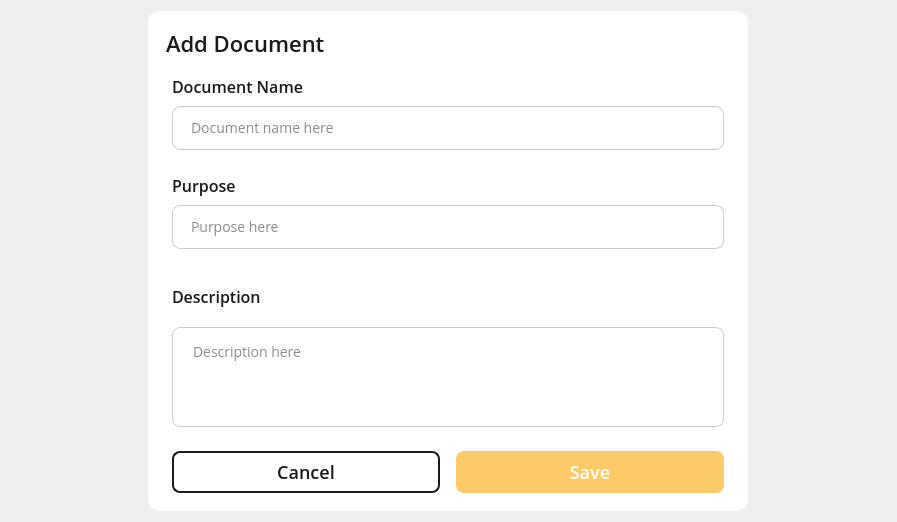
<?xml version="1.0" encoding="UTF-8"?>
<ui version="4.0">
 <class>AddDocumentDialog</class>
 <widget class="QDialog" name="AddDocumentDialog">
  <property name="geometry">
   <rect>
    <x>0</x>
    <y>0</y>
    <width>897</width>
    <height>518</height>
   </rect>
  </property>
  <property name="windowTitle">
   <string>Dialog</string>
  </property>
  <layout class="QHBoxLayout" name="horizontalLayout_3">
   <item>
    <widget class="QWidget" name="dialogContainer" native="true">
     <property name="sizePolicy">
      <sizepolicy hsizetype="Fixed" vsizetype="Fixed">
       <horstretch>0</horstretch>
       <verstretch>0</verstretch>
      </sizepolicy>
     </property>
     <property name="minimumSize">
      <size>
       <width>600</width>
       <height>500</height>
      </size>
     </property>
     <property name="maximumSize">
      <size>
       <width>600</width>
       <height>500</height>
      </size>
     </property>
     <property name="styleSheet">
      <string notr="true">#dialogContainer {
	border-radius: 12px;
	background-color: white;
}</string>
     </property>
     <layout class="QVBoxLayout" name="verticalLayout_5">
      <property name="spacing">
       <number>0</number>
      </property>
      <property name="leftMargin">
       <number>0</number>
      </property>
      <property name="topMargin">
       <number>0</number>
      </property>
      <property name="rightMargin">
       <number>0</number>
      </property>
      <property name="bottomMargin">
       <number>18</number>
      </property>
      <item>
       <widget class="QWidget" name="titleBarWidget" native="true">
        <property name="minimumSize">
         <size>
          <width>0</width>
          <height>64</height>
         </size>
        </property>
        <property name="maximumSize">
         <size>
          <width>16777215</width>
          <height>64</height>
         </size>
        </property>
        <property name="styleSheet">
         <string notr="true">background-color: rgba(255, 255, 255, 0);</string>
        </property>
        <layout class="QHBoxLayout" name="horizontalLayout">
         <property name="spacing">
          <number>18</number>
         </property>
         <property name="leftMargin">
          <number>18</number>
         </property>
         <property name="topMargin">
          <number>16</number>
         </property>
         <property name="rightMargin">
          <number>18</number>
         </property>
         <property name="bottomMargin">
          <number>16</number>
         </property>
         <item>
          <widget class="QLabel" name="dialogTitle">
           <property name="styleSheet">
            <string notr="true">color: #1A1A1A;
font-family: Open Sans;
font-weight: 500;
font-size: 22px;
line-height: 30px;
letter-spacing: 0%;</string>
           </property>
           <property name="text">
            <string>Add Document</string>
           </property>
          </widget>
         </item>
         <item>
          <spacer name="horizontalSpacer">
           <property name="orientation">
            <enum>Qt::Orientation::Horizontal</enum>
           </property>
           <property name="sizeHint" stdset="0">
            <size>
             <width>40</width>
             <height>20</height>
            </size>
           </property>
          </spacer>
         </item>
         <item>
          <widget class="QToolButton" name="closeButton">
           <property name="text">
            <string/>
           </property>
           <property name="icon">
            <iconset resource="../../../../Resources/Resources.qrc">
             <normaloff>:/images/Project/cross-icon.svg</normaloff>:/images/Project/cross-icon.svg</iconset>
           </property>
           <property name="iconSize">
            <size>
             <width>32</width>
             <height>32</height>
            </size>
           </property>
           <property name="autoRaise">
            <bool>true</bool>
           </property>
          </widget>
         </item>
        </layout>
       </widget>
      </item>
      <item>
       <widget class="QWidget" name="contentWidget" native="true">
        <property name="styleSheet">
         <string notr="true"/>
        </property>
        <layout class="QVBoxLayout" name="verticalLayout_2">
         <property name="spacing">
          <number>24</number>
         </property>
         <property name="leftMargin">
          <number>24</number>
         </property>
         <property name="topMargin">
          <number>0</number>
         </property>
         <property name="rightMargin">
          <number>24</number>
         </property>
         <property name="bottomMargin">
          <number>24</number>
         </property>
         <item>
          <widget class="QWidget" name="documentNameWidget" native="true">
           <property name="styleSheet">
            <string notr="true"/>
           </property>
           <layout class="QVBoxLayout" name="documentNameLayout">
            <property name="spacing">
             <number>8</number>
            </property>
            <property name="leftMargin">
             <number>0</number>
            </property>
            <property name="topMargin">
             <number>0</number>
            </property>
            <property name="rightMargin">
             <number>0</number>
            </property>
            <property name="bottomMargin">
             <number>0</number>
            </property>
            <item>
             <widget class="QLabel" name="documentNameLabel">
              <property name="styleSheet">
               <string notr="true">color: #1A1A1A;
font-family: Open Sans;
font-weight: 500;
font-size: 16px;
line-height: 22px;</string>
              </property>
              <property name="text">
               <string>Document Name</string>
              </property>
             </widget>
            </item>
            <item>
             <widget class="QLineEdit" name="documentNameEdit">
              <property name="styleSheet">
               <string notr="true">QLineEdit {
	border: 1px solid #CCCCCC;
	border-radius: 8px;
	padding: 10px 16px;
	font-family: Open Sans;
	font-size: 14px;
	color: #1A1A1A;
	background-color: white;
}
QLineEdit:focus {
	border: 1px solid #FCCA69;
}
QLineEdit::placeholder {
	color: #999999;
}</string>
              </property>
              <property name="placeholderText">
               <string>Document name here</string>
              </property>
             </widget>
            </item>
           </layout>
          </widget>
         </item>
         <item>
          <widget class="QWidget" name="purposeWidget" native="true">
           <property name="styleSheet">
            <string notr="true"/>
           </property>
           <layout class="QVBoxLayout" name="purposeLayout">
            <property name="spacing">
             <number>8</number>
            </property>
            <property name="leftMargin">
             <number>0</number>
            </property>
            <property name="topMargin">
             <number>0</number>
            </property>
            <property name="rightMargin">
             <number>0</number>
            </property>
            <property name="bottomMargin">
             <number>0</number>
            </property>
            <item>
             <widget class="QLabel" name="purposeLabel">
              <property name="styleSheet">
               <string notr="true">color: #1A1A1A;
font-family: Open Sans;
font-weight: 500;
font-size: 16px;
line-height: 22px;</string>
              </property>
              <property name="text">
               <string>Purpose</string>
              </property>
             </widget>
            </item>
            <item>
             <widget class="QLineEdit" name="purposeEdit">
              <property name="styleSheet">
               <string notr="true">QLineEdit {
	border: 1px solid #CCCCCC;
	border-radius: 8px;
	padding: 10px 16px;
	font-family: Open Sans;
	font-size: 14px;
	color: #1A1A1A;
	background-color: white;
}
QLineEdit:focus {
	border: 1px solid #FCCA69;
}
QLineEdit::placeholder {
	color: #999999;
}</string>
              </property>
              <property name="placeholderText">
               <string>Purpose here</string>
              </property>
             </widget>
            </item>
           </layout>
          </widget>
         </item>
         <item>
          <widget class="QWidget" name="descriptionWidget" native="true">
           <property name="styleSheet">
            <string notr="true"/>
           </property>
           <layout class="QVBoxLayout" name="descriptionLayout">
            <property name="spacing">
             <number>8</number>
            </property>
            <property name="leftMargin">
             <number>0</number>
            </property>
            <property name="topMargin">
             <number>0</number>
            </property>
            <property name="rightMargin">
             <number>0</number>
            </property>
            <property name="bottomMargin">
             <number>0</number>
            </property>
            <item>
             <widget class="QLabel" name="descriptionLabel">
              <property name="styleSheet">
               <string notr="true">color: #1A1A1A;
font-family: Open Sans;
font-weight: 500;
font-size: 16px;
line-height: 12px;</string>
              </property>
              <property name="text">
               <string>Description</string>
              </property>
             </widget>
            </item>
            <item>
             <widget class="QTextEdit" name="descriptionEdit">
              <property name="minimumSize">
               <size>
                <width>0</width>
                <height>100</height>
               </size>
              </property>
              <property name="maximumSize">
               <size>
                <width>16777215</width>
                <height>100</height>
               </size>
              </property>
              <property name="styleSheet">
               <string notr="true">QTextEdit {
	border: 1px solid #CCCCCC;
	border-radius: 8px;
	padding: 10px 16px;
	font-family: Open Sans;
	font-size: 14px;
	color: #1A1A1A;
	background-color: white;
}
QTextEdit:focus {
	border: 1px solid #FCCA69;
}</string>
              </property>
              <property name="placeholderText">
               <string>Description here</string>
              </property>
             </widget>
            </item>
           </layout>
          </widget>
         </item>
        </layout>
       </widget>
      </item>
      <item>
       <widget class="QWidget" name="bottomGroup" native="true">
        <property name="sizePolicy">
         <sizepolicy hsizetype="Preferred" vsizetype="Fixed">
          <horstretch>0</horstretch>
          <verstretch>0</verstretch>
         </sizepolicy>
        </property>
        <property name="minimumSize">
         <size>
          <width>0</width>
          <height>42</height>
         </size>
        </property>
        <property name="maximumSize">
         <size>
          <width>16777215</width>
          <height>42</height>
         </size>
        </property>
        <property name="styleSheet">
         <string notr="true"/>
        </property>
        <layout class="QHBoxLayout" name="horizontalLayout_2">
         <property name="spacing">
          <number>16</number>
         </property>
         <property name="leftMargin">
          <number>24</number>
         </property>
         <property name="topMargin">
          <number>0</number>
         </property>
         <property name="rightMargin">
          <number>24</number>
         </property>
         <property name="bottomMargin">
          <number>0</number>
         </property>
         <item>
          <widget class="QPushButton" name="cancelButton">
           <property name="enabled">
            <bool>true</bool>
           </property>
           <property name="sizePolicy">
            <sizepolicy hsizetype="Preferred" vsizetype="Fixed">
             <horstretch>0</horstretch>
             <verstretch>0</verstretch>
            </sizepolicy>
           </property>
           <property name="minimumSize">
            <size>
             <width>0</width>
             <height>42</height>
            </size>
           </property>
           <property name="maximumSize">
            <size>
             <width>16777215</width>
             <height>42</height>
            </size>
           </property>
           <property name="styleSheet">
            <string notr="true">QPushButton {
	background-color: white;
	color: #1A1A1A;
	font-family: Open Sans;
	font-weight: 500;
	font-size: 18px;
	line-height: 24px;
	letter-spacing: 0%;
	border: 2px solid #1A1A1A;
	border-radius: 8px;
}
QPushButton:hover {
	background-color: #F5F5F5;
}</string>
           </property>
           <property name="text">
            <string>Cancel</string>
           </property>
          </widget>
         </item>
         <item>
          <widget class="QPushButton" name="saveButton">
           <property name="enabled">
            <bool>true</bool>
           </property>
           <property name="sizePolicy">
            <sizepolicy hsizetype="Preferred" vsizetype="Fixed">
             <horstretch>0</horstretch>
             <verstretch>0</verstretch>
            </sizepolicy>
           </property>
           <property name="minimumSize">
            <size>
             <width>0</width>
             <height>42</height>
            </size>
           </property>
           <property name="maximumSize">
            <size>
             <width>16777215</width>
             <height>42</height>
            </size>
           </property>
           <property name="styleSheet">
            <string notr="true">QPushButton {
	background-color: #FCCA69;
	color: white;
	font-family: Open Sans;
	font-weight: 500;
	font-size: 18px;
	line-height: 24px;
	letter-spacing: 0%;
	border-radius: 8px;
}
QPushButton:hover {
	background-color: #E6B85A;
}</string>
           </property>
           <property name="text">
            <string>Save</string>
           </property>
          </widget>
         </item>
        </layout>
       </widget>
      </item>
     </layout>
    </widget>
   </item>
  </layout>
 </widget>
 <resources>
  <include location="../../../../Resources/Resources.qrc"/>
 </resources>
 <connections>
  <connection>
   <sender>closeButton</sender>
   <signal>clicked()</signal>
   <receiver>AddDocumentDialog</receiver>
   <slot>onCloseButtonClicked()</slot>
   <hints>
    <hint type="sourcelabel">
     <x>20</x>
     <y>20</y>
    </hint>
    <hint type="destinationlabel">
     <x>20</x>
     <y>20</y>
    </hint>
   </hints>
  </connection>
  <connection>
   <sender>cancelButton</sender>
   <signal>clicked()</signal>
   <receiver>AddDocumentDialog</receiver>
   <slot>onCancelButtonClicked()</slot>
   <hints>
    <hint type="sourcelabel">
     <x>20</x>
     <y>20</y>
    </hint>
    <hint type="destinationlabel">
     <x>20</x>
     <y>20</y>
    </hint>
   </hints>
  </connection>
  <connection>
   <sender>saveButton</sender>
   <signal>clicked()</signal>
   <receiver>AddDocumentDialog</receiver>
   <slot>onSaveButtonClicked()</slot>
   <hints>
    <hint type="sourcelabel">
     <x>20</x>
     <y>20</y>
    </hint>
    <hint type="destinationlabel">
     <x>20</x>
     <y>20</y>
    </hint>
   </hints>
  </connection>
 </connections>
 <slots>
  <slot>onSaveButtonClicked()</slot>
  <slot>onCancelButtonClicked()</slot>
  <slot>onCloseButtonClicked()</slot>
 </slots>
</ui>
